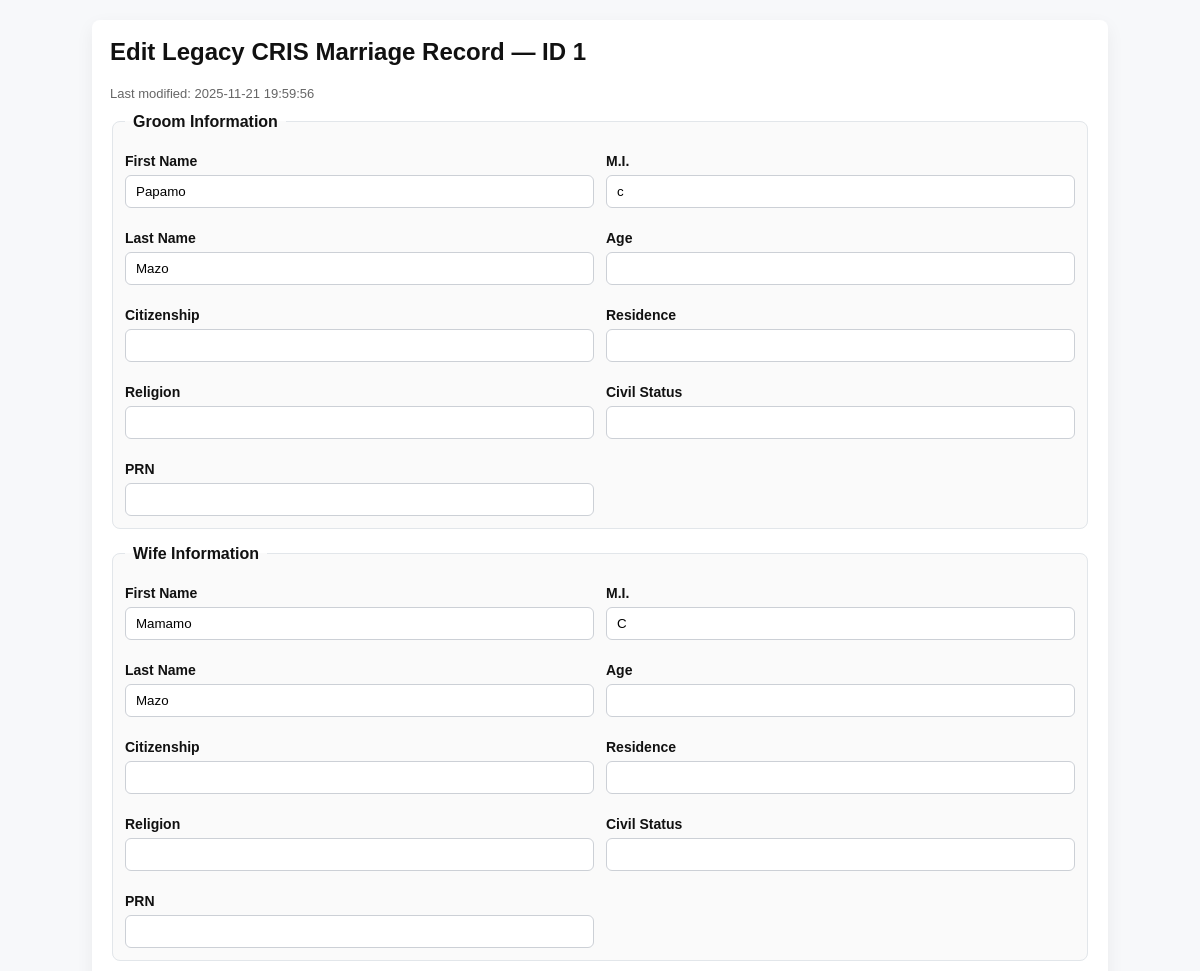
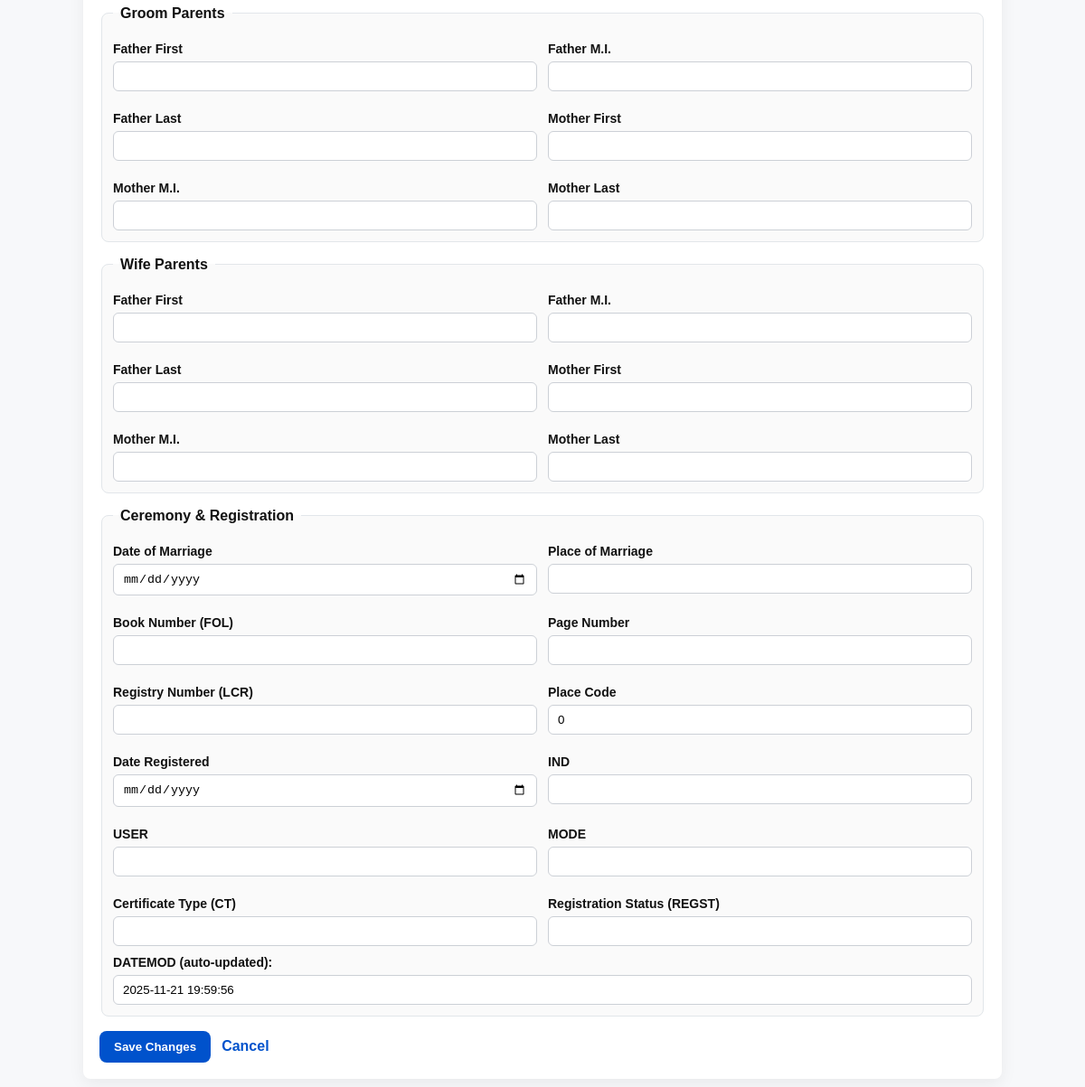
Page /edit_marriage_cris.php?id=1 (signed in) on the committed database (2 pictures, top to bottom).
### tables this page shows
CREATE TABLE `marriage` (
  `ID` int(11) NOT NULL,
  `CT` tinyint(4) DEFAULT NULL COMMENT 'Certificate Type: 1 = Marriage, 2 = Birth, 3 = Death',
  `PLACE` int(11) DEFAULT NULL COMMENT 'Place Code (16014 = BASUD) — Refer to Place Code',
  `FOL` varchar(10) DEFAULT NULL COMMENT 'Book Number',
  `PAGE` varchar(10) DEFAULT NULL COMMENT 'Page Number (Of Book Number)',
  `G_FNAME` varchar(100) DEFAULT NULL COMMENT 'Groom First Name',
  `G_MI` char(1) DEFAULT NULL COMMENT 'Groom Middle Initial',
  `G_LNAME` varchar(100) DEFAULT NULL COMMENT 'Groom Last Name',
  `W_FNAME` varchar(100) DEFAULT NULL COMMENT 'Wife First Name',
  `W_MI` char(1) DEFAULT NULL COMMENT 'Wife Middle Initial',
  `W_LNAME` varchar(100) DEFAULT NULL COMMENT 'Wife Last Name',
  `G_FFIRST` varchar(100) DEFAULT NULL COMMENT 'Groom Father First Name',
  `G_FMI` char(1) DEFAULT NULL COMMENT 'Groom Father Middle Initial',
  `G_FLAST` varchar(100) DEFAULT NULL COMMENT 'Groom Father Last Name',
  `W_FFIRST` varchar(100) DEFAULT NULL COMMENT 'Wife Father First Name',
  `W_FMI` char(1) DEFAULT NULL COMMENT 'Wife Father Middle Initial',
  `W_FLAST` varchar(100) DEFAULT NULL COMMENT 'Wife Father Last Name',
  `G_MFIRST` varchar(100) DEFAULT NULL COMMENT 'Groom Mother First Name',
  `G_MMI` char(1) DEFAULT NULL COMMENT 'Groom Mother Middle Initial',
  `G_MLAST` varchar(100) DEFAULT NULL COMMENT 'Groom Mother Last Name',
  `W_MFIRST` varchar(100) DEFAULT NULL COMMENT 'Wife Mother First Name',
  `W_MMI` char(1) DEFAULT NULL COMMENT 'Wife Mother Middle Initial',
  `W_MLAST` varchar(100) DEFAULT NULL COMMENT 'Wife Mother Last Name',
  `G_PRN` varchar(50) DEFAULT NULL COMMENT 'Groom PRN — Not Displayed',
  `W_PRN` varchar(50) DEFAULT NULL COMMENT 'Wife PRN — Not Displayed',
  `LCR` varchar(50) DEFAULT NULL COMMENT 'Registry Number',
  `REGST` tinyint(4) DEFAULT NULL COMMENT 'Registration Status: 1=On Time, 2=Delayed',
  `G_AGE` int(11) DEFAULT NULL COMMENT 'Groom Age',
  `W_AGE` int(11) DEFAULT NULL COMMENT 'Wife Age',
  `G_CITI` varchar(50) DEFAULT NULL COMMENT 'Groom Citizenship',
  `W_CITI` varchar(50) DEFAULT NULL COMMENT 'Wife Citizenship',
  `G_RESI` varchar(255) DEFAULT NULL COMMENT 'Groom Residence',
  `W_RESI` varchar(255) DEFAULT NULL COMMENT 'Wife Residence',
  `G_RELI` tinyint(4) DEFAULT NULL COMMENT 'Groom Religion',
  `W_RELI` tinyint(4) DEFAULT NULL COMMENT 'Wife Religion',
  `G_STATUS` varchar(50) DEFAULT NULL COMMENT 'Groom Civil Status before Marriage',
  `W_STATUS` varchar(50) DEFAULT NULL COMMENT 'Wife Civil Status before Marriage',
  `DATE` date DEFAULT NULL COMMENT 'Date of Marriage (MM/DD/YYYY)',
  `CEREMONY` varchar(255) DEFAULT NULL COMMENT 'Place of Marriage',
  `IND` varchar(50) DEFAULT NULL COMMENT 'Not Displayed/Used',
  `DREG` date DEFAULT NULL COMMENT 'Date Registered (MM/DD/YYYY)',
  `USER` varchar(100) DEFAULT NULL COMMENT 'Not Displayed/Used',
  `DATEMOD` datetime DEFAULT NULL COMMENT 'Date Modified — Not Displayed/Used',
  `MODE` varchar(50) DEFAULT NULL COMMENT 'Not Displayed/Used'
);

### edit_marriage_cris.php (the view, shortened to what this page needs)
<?php
$servername = "localhost";
$username   = "root";
$password   = "";
$dbname     = "mbdis_cris";
try {
    $dsn = "mysql:host={$servername};dbname={$dbname};charset=utf8mb4";
    $pdo = new PDO($dsn, $username, $password, [
        PDO::ATTR_ERRMODE => PDO::ERRMODE_EXCEPTION,
        PDO::ATTR_DEFAULT_FETCH_MODE => PDO::FETCH_ASSOC,
    ]);
} catch (Exception $e) {
    die("Database connection failed: " . htmlspecialchars($e->getMessage()));
}
$id = intval($_GET['id']);
try {
    $stmt = $pdo->prepare("SELECT * FROM marriage WHERE ID = ?");
    $stmt->execute([$id]);
    $row = $stmt->fetch();
} catch (Exception $e) {
    die("Error fetching record: " . htmlspecialchars($e->getMessage()));
}
?>
<!DOCTYPE html>
<html>
<head>
</head>
<body>
<div class="container">
    <h2>Edit Legacy CRIS Marriage Record — ID <?= htmlspecialchars($id) ?></h2>
    <p class="meta">Last modified: <?= htmlspecialchars($row['DATEMOD'] ?? 'N/A') ?></p>
    <form method="post" autocomplete="off">
        <fieldset>
            <legend>Groom Information</legend>
            <div class="two-col">
                <?php
                $groom_fields = ['G_FNAME'=>'First Name','G_MI'=>'M.I.','G_LNAME'=>'Last Name','G_AGE'=>'Age',
                                 'G_CITI'=>'Citizenship','G_RESI'=>'Residence','G_RELI'=>'Religion','G_STATUS'=>'Civil Status','G_PRN'=>'PRN'];
                foreach ($groom_fields as $f => $label) {
                    $val = $row[$f] ?? '';
                    $type = ($f === 'G_AGE') ? 'number' : 'text';
                    echo "<div><label>".htmlspecialchars($label)."</label>";
                    echo "<input type='{$type}' name='".htmlspecialchars($f)."' value='".htmlspecialchars($val)."'></div>";
                }
                ?>
            </div>
        </fieldset>
        <fieldset>
            <legend>Wife Information</legend>
            <div class="two-col">
                <?php
                $wife_fields = ['W_FNAME'=>'First Name','W_MI'=>'M.I.','W_LNAME'=>'Last Name','W_AGE'=>'Age',
                                'W_CITI'=>'Citizenship','W_RESI'=>'Residence','W_RELI'=>'Religion','W_STATUS'=>'Civil Status','W_PRN'=>'PRN'];
                foreach ($wife_fields as $f => $label) {
                    $val = $row[$f] ?? '';
                    $type = ($f === 'W_AGE') ? 'number' : 'text';
                    echo "<div><label>".htmlspecialchars($label)."</label>";
                    echo "<input type='{$type}' name='".htmlspecialchars($f)."' value='".htmlspecialchars($val)."'></div>";
                }
                ?>
            </div>
        </fieldset>
        <fieldset>
            <legend>Groom Parents</legend>
            <div class="two-col">
                <?php
                $gpar_fields = ['G_FFIRST'=>'Father First','G_FMI'=>'Father M.I.','G_FLAST'=>'Father Last',
                                'G_MFIRST'=>'Mother First','G_MMI'=>'Mother M.I.','G_MLAST'=>'Mother Last'];
                foreach ($gpar_fields as $f => $label) {
                    $val = $row[$f] ?? '';
                    echo "<div><label>".htmlspecialchars($label)."</label>";
                    echo "<input type='text' name='".htmlspecialchars($f)."' value='".htmlspecialchars($val)."'></div>";
                }
                ?>
            </div>
        </fieldset>
        <fieldset>
            <legend>Wife Parents</legend>
            <div class="two-col">
                <?php
                $wpar_fields = ['W_FFIRST'=>'Father First','W_FMI'=>'Father M.I.','W_FLAST'=>'Father Last',
                                'W_MFIRST'=>'Mother First','W_MMI'=>'Mother M.I.','W_MLAST'=>'Mother Last'];
                foreach ($wpar_fields as $f => $label) {
                    $val = $row[$f] ?? '';
                    echo "<div><label>".htmlspecialchars($label)."</label>";
                    echo "<input type='text' name='".htmlspecialchars($f)."' value='".htmlspecialchars($val)."'></div>";
                }
                ?>
            </div>
        </fieldset>
        <fieldset>
            <legend>Ceremony & Registration</legend>
            <div class="two-col">
                <?php
                $ceremony_fields = [
                    'DATE' => ['label'=>'Date of Marriage','type'=>'date'],
                    'CEREMONY' => ['label'=>'Place of Marriage','type'=>'text'],
                    'FOL' => ['label'=>'Book Number (FOL)','type'=>'text'],
                    'PAGE' => ['label'=>'Page Number','type'=>'text'],
                    'LCR' => ['label'=>'Registry Number (LCR)','type'=>'text'],
                    'PLACE' => ['label'=>'Place Code','type'=>'text'],
                    'DREG' => ['label'=>'Date Registered','type'=>'date'],
                    'IND' => ['label'=>'IND','type'=>'text'],
                    'USER' => ['label'=>'USER','type'=>'text'],
                    'MODE' => ['label'=>'MODE','type'=>'text'],
                    'CT' => ['label'=>'Certificate Type (CT)','type'=>'text'],
                    'REGST' => ['label'=>'Registration Status (REGST)','type'=>'text']
                ];
                foreach ($ceremony_fields as $f => $meta) {
                    $val = $row[$f] ?? '';
                    $type = $meta['type'];
                    echo "<div><label>".htmlspecialchars($meta['label'])."</label>";
                    echo "<input type='{$type}' name='".htmlspecialchars($f)."' value='".htmlspecialchars($val)."'></div>";
                }
                ?>
            </div>
            <div style="margin-top:10px;">
                <label>DATEMOD (auto-updated):</label>
                <input type="text" value="<?= htmlspecialchars($row['DATEMOD'] ?? '') ?>" readonly>
            </div>
        </fieldset>
        <div style="display:flex; gap:12px; align-items:center;">
            <button type="submit" name="update">Save Changes</button>
            <a href="quick-search-marriage.php" style="text-decoration:none; color:#0052cc; font-weight:600;">Cancel</a>
        </div>
    </form>
</div>
</body>
</html>

### edit_marriage_cris.php (style rules this page uses)
body { font-family: Arial, sans-serif; margin:20px; background:#f7f8fa; color:#111; }
.container { max-width:980px; margin:0 auto; background:#fff; padding:18px; border-radius:8px; box-shadow:0 6px 18px rgba(0,0,0,0.06); }
h2 { margin-top:0; }
label { font-weight:600; display:block; margin-top:10px; font-size:14px; }
input[type="text"], input[type="date"], input[type="number"], select { width:100%; padding:8px 10px; margin-top:6px; border:1px solid #ccd0d6; border-radius:6px; box-sizing:border-box; }
fieldset { margin-bottom:16px; padding:12px; border-radius:8px; border:1px solid #e2e6ea; background:#fafafa; }
legend { font-weight:700; padding:0 8px; }
.two-col { display:grid; grid-template-columns:1fr 1fr; gap:12px; }
button { background:#0052cc; color:#fff; border:0; padding:10px 16px; border-radius:8px; cursor:pointer; font-weight:700; }
.meta { font-size:13px; color:#666; margin-bottom:12px; }

### rows in the picture
marriage: DATEMOD "2025-11-21 19:59:56", G_FNAME "Papamo", G_MI "c", G_LNAME "Mazo", W_FNAME "Mamamo", W_MI "C", W_LNAME "Mazo", PLACE "0"

### other values in the picture
$id "1"
$label "First Name"
$label "M.I."
$label "Last Name"
$label "Age"
$label "Citizenship"
$label "Residence"
$label "Religion"
$label "Civil Status"
$label "PRN"
$label "Father First"
$label "Father M.I."
$label "Father Last"
$label "Mother First"
$label "Mother M.I."
